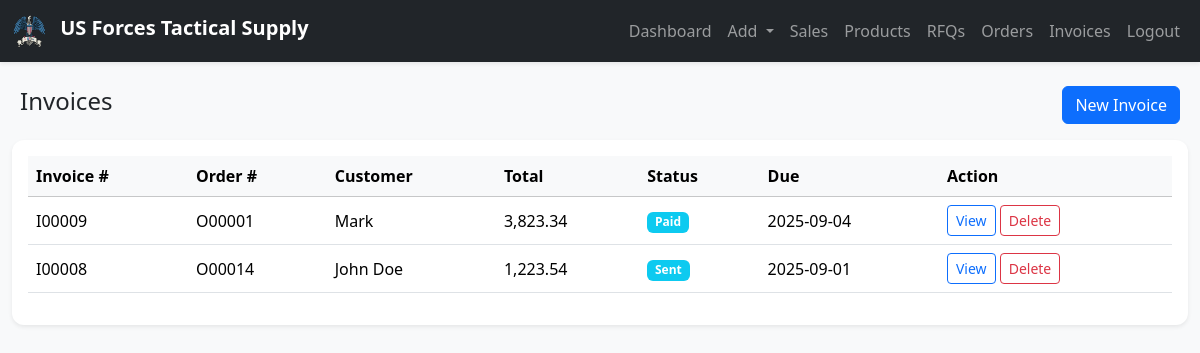
Before: /modules/invoices.php (signed in) with the older database file.
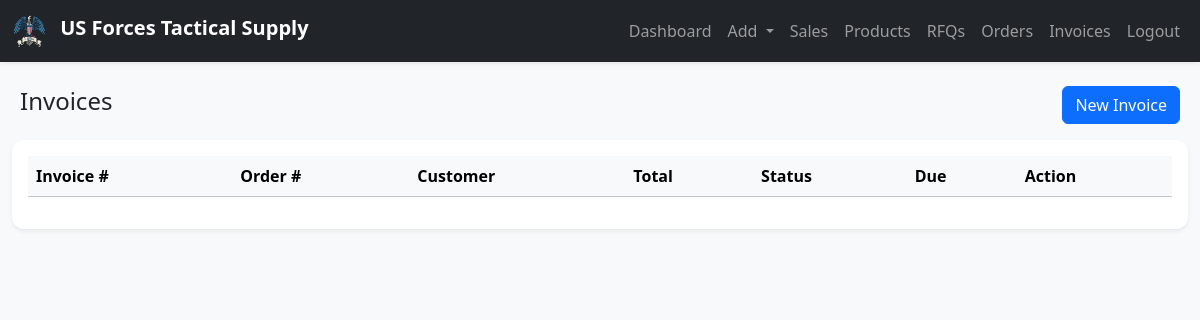
After: the same page with the newer database file.
### tables this page shows
CREATE TABLE `invoices` (
  `id` int(11) NOT NULL,
  `code` varchar(20) DEFAULT NULL,
  `order_id` int(11) NOT NULL,
  `status` enum('Draft','Sent','Paid','Overdue') DEFAULT 'Draft',
  `total_amount` decimal(12,2) DEFAULT 0.00,
  `due_date` date DEFAULT NULL,
  `paid_date` date DEFAULT NULL,
  `created_at` date NOT NULL DEFAULT current_timestamp()
);

CREATE TABLE `orders` (
  `id` int(11) NOT NULL,
  `code` varchar(20) DEFAULT NULL,
  `rfq_id` int(11) DEFAULT NULL,
  `customer_id` int(11) NOT NULL,
  `status` enum('Pending','Delivered','Completed') DEFAULT 'Pending',
  `tracking_number` varchar(100) DEFAULT NULL,
  `total_cost` decimal(12,2) DEFAULT 0.00,
  `total_price` decimal(12,2) DEFAULT 0.00,
  `profit` decimal(12,2) DEFAULT 0.00,
  `margin` decimal(6,2) DEFAULT 0.00,
  `created_at` timestamp NOT NULL DEFAULT current_timestamp()
);

CREATE TABLE `customers` (
  `id` int(11) NOT NULL,
  `code` varchar(20) DEFAULT NULL,
  `name` varchar(100) NOT NULL,
  `title` varchar(150) DEFAULT NULL,
  `email` varchar(100) DEFAULT NULL,
  `phone` varchar(50) DEFAULT NULL,
  `address` text DEFAULT NULL,
  `created_at` timestamp NOT NULL DEFAULT current_timestamp()
);

### modules/invoices.php (the view, shortened to what this page needs)
<?php
include("../includes/auth.php");
include("../templates/header.php");
include("../templates/navbar.php");
$invoices = mysqli_query($conn, "
    SELECT i.*, o.code AS order_code, c.name AS customer
    FROM invoices i
    JOIN orders o ON i.order_id=o.id
    JOIN customers c ON o.customer_id=c.id
    ORDER BY i.id DESC
");
?>
<div class="container-fluid mt-4">
    <div class="d-flex justify-content-between align-items-center mb-3 px-2">
        <h4>Invoices</h4>
        <a href="invoice_add.php" class="btn btn-primary">New Invoice</a>
    </div>
    <div class="card shadow-sm border-0">
        <div class="card-body">
            <div class="table-responsive">
                <table class="table table-hover align-middle">
                    <thead class="table-light">
                        <tr>
                            <th>Invoice #</th>
                            <th>Order #</th>
                            <th>Customer</th>
                            <th>Total</th>
                            <th>Status</th>
                            <th>Due</th>
                            <th>Action</th>
                        </tr>
                    </thead>
                    <tbody>
                        <?php while ($i = mysqli_fetch_assoc($invoices)) { ?>
                            <tr onclick="window.location='invoice_edit.php?id=<?= $i['id'] ?>'">
                                <td><?= $i['code'] ?></td>
                                <td><?= $i['order_code'] ?></td>
                                <td><?= htmlspecialchars($i['customer']) ?></td>
                                <td><?= number_format($i['total_amount'], 2) ?></td>
                                <td><span class="badge bg-info"><?= $i['status'] ?></span></td>
                                <td><?= $i['due_date'] ?></td>
                                <td>
                                    <a href="view_invoice.php?id=<?= $i['id'] ?>"
                                        class="btn btn-sm btn-outline-primary">View</a>
                                    <a href="?delete=<?= $i['id'] ?>" class="btn btn-sm btn-outline-danger"
                                        onclick="return confirm('Delete this Invoice?');">
                                        Delete
                                    </a>
                                </td>
                            </tr>
                        <?php } ?>
                    </tbody>
                </table>
            </div>
        </div>
    </div>
</div>
<?php include("../templates/footer.php"); ?>

Changed rows visible on the page:
removed invoices: code "I00009", order.code "O00001", customers.name "Mark", total_amount "3,823.34", status "Paid", due_date "2025-09-04"
removed invoices: code "I00008", order.code "O00014", customers.name "John Doe", total_amount "1,223.54", status "Sent", due_date "2025-09-01"
